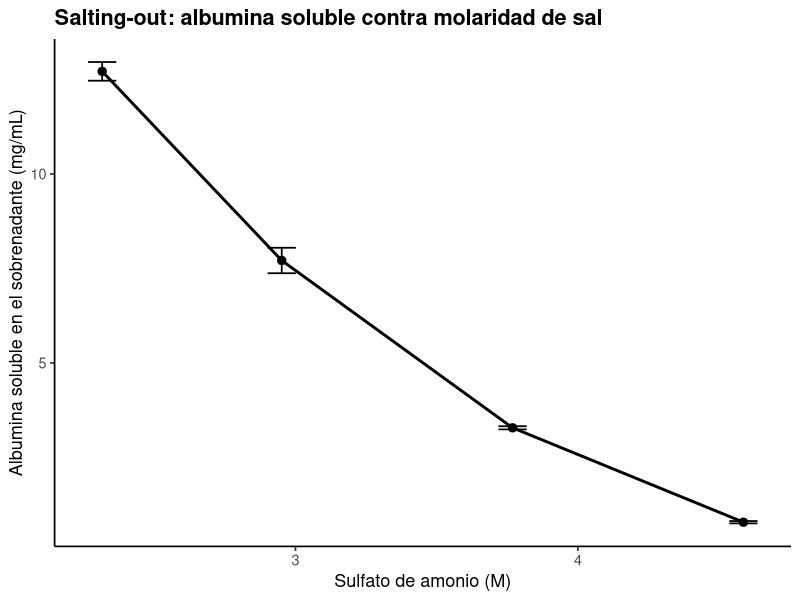
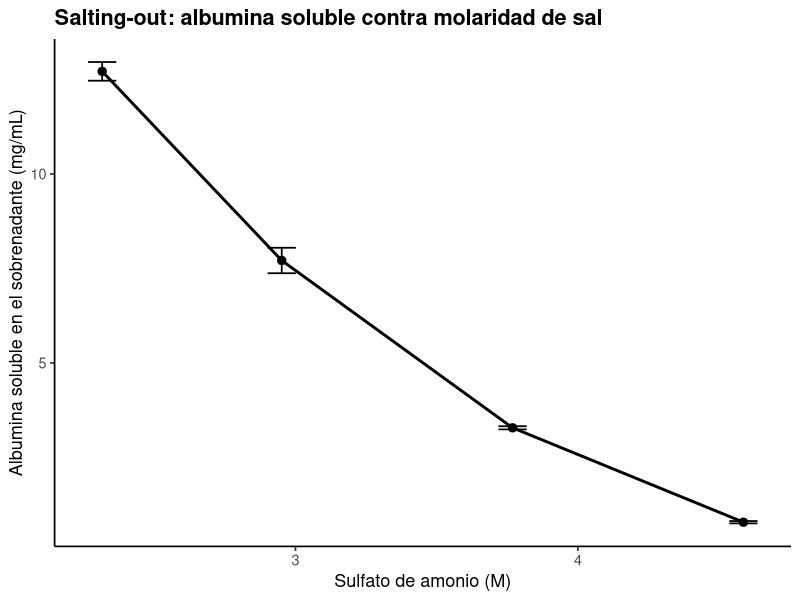

Reproduce these figures in R, in order.
# ==========================================================================
# P4. Precipitacion de albumina con sulfato de amonio
# ==========================================================================
# Autor: Dr. Jose Juan Torres Martinez
# Docente de Ciencias Quimicas
# Universidad Autonoma de San Luis Potosi (UASLP)
# Mexico
#
# Material academico para estudiantes
# Serie "Bioseparaciones" - Laboratorio, Practica 4. Sulfato de amonio
#
# Descripcion: Practica 4 del laboratorio: la precipitacion de albumina con sulfato de amonio en viales. Aqui se convierte a molaridad la masa de sulfato de amonio indicada en el manual para cada saturacion (49, 60, 73 y 85%, gramos por vial de 5 mL), y se ajusta la ecuacion de Cohn a la solubilidad de albumina medida en el sobrenadante por Bradford. Lo que se aprende aqui es la tabla de solubilidad contra molaridad que pide el manual, construida con los gramos del manual y la albumina medida.
#
# Objetivos de aprendizaje:
#   - Convertir los gramos del manual a molaridad de sulfato de amonio.
#   - Construir la tabla de solubilidad contra concentracion molar.
#   - Ajustar la ecuacion de Cohn a los datos de la practica.

# Datos: datos_sulfato.csv (saturacion y gramos del manual, solubilidad en el sobrenadante medida por Bradford, 3 replicas).
# Desarrollo: llegamos a la mesa con los viales de albumina y el sulfato de amonio del manual. Primera parada: convertir los gramos del manual a molaridad. Segunda parada: ajustar la ecuacion de Cohn a la solubilidad medida en el sobrenadante. En cada parada calculamos y comentamos que significa el resultado antes de seguir.
# ==========================================================================

library(tidyverse)

# --------------------------------------------------------------------------
# Protocolo (Manual de Practicas, Practica 4. Sulfato de amonio)
# --------------------------------------------------------------------------
# Paso 1. Preparar 20 mL de una solucion de albumina a 15 mg/mL en buffer de fosfato (50 mM, pH 7).
# Paso 2. Colocar 5 mL de esa solucion en 4 viales. Tomar uno de los viales, agregar un agitador magnetico y colocarlo en una placa de agitacion, agitando a una velocidad en la que no se genere espuma.
# Paso 3. Pesar sulfato de amonio y agregarlo al vial poco a poco hasta alcanzar 49% de saturacion (1.53 g por vial de 5 mL, segun la tabla del manual; la cantidad se determina con la tabla citada en el manual: http://www.encorbio.com/protocols/AM-SO4.htm). Hay que esperar a que se disuelvan los cristales antes de adicionar mas. Una vez disueltos todos los cristales, retirar el vial de la placa.
# Paso 4. Repetir con el resto de los viales hasta alcanzar saturaciones de 60% (1.95 g), 73% (2.49 g) y 85% (3.03 g). Al terminar con el ultimo vial, dejar reposar los viales 5 min para que se complete la precipitacion.
# Paso 5. Mezclar suavemente los viales y tomar 1.5 mL de suspension de cada uno en tubos de centrifuga. Centrifugar a 15000g por 5 min.
# Paso 6. Separar el sobrenadante de cada tubo y cuantificar la concentracion de proteina con el metodo de Bradford. Diluir las muestras a analizar con agua, de manera que la concentracion maxima de sulfato de amonio sea 1 M; diluir aun mas si hace falta.
# Paso 7. Con los datos obtenidos generar una tabla de solubilidad de albumina contra la concentracion molar de sulfato de amonio.
# Paso 8. Agregar a los precipitados obtenidos 1 mL de agua y determinar visualmente si es posible disolver completamente a la albumina.
# Principio (manual): al agregar sal la solubilidad de la proteina primero sube (salting-in) hasta un maximo y despues baja rapido (salting-out) hasta precipitar. El sulfato de amonio es la sal mas usada por su bajo costo; el anion mas efectivo para precipitar es el citrato y el cation mas efectivo es el amonio. La precipitacion con sales es barata, escalable, continua y usa equipo sencillo.
# Seguridad y reglas (manual): agitar con suavidad, sin generar espuma; agregar los cristales poco a poco esperando a que se disuelvan; bata blanca obligatoria y guantes cuando se indique; limpiar la mesa antes y despues.

# --------------------------------------------------------------------------
# Parada 1. Gramos del manual a molaridad
# --------------------------------------------------------------------------
# Estamos en la mesa con los viales de 5 mL de albumina. Pesamos el sulfato de amonio que indica el manual para cada saturacion y lo convertimos a molaridad con su peso molecular de 132.14 g/mol y el volumen del vial.
# Peso molecular del sulfato de amonio: 132.14 g/mol.
# Cada vial tiene 5 mL de solucion de albumina (15 mg/mL en fosfato
# 50 mM, pH 7, segun el manual).
datos <- read_csv("datos_sulfato.csv", show_col_types = FALSE)

datos <- datos %>%
  mutate(molaridad_M = gramos_5ml / 132.14 / 0.005)

resumen <- datos %>%
  group_by(saturacion_pct, gramos_5ml, molaridad_M) %>%
  summarise(
    solubilidad_media = mean(solubilidad_sobrenadante_mg_ml),
    de = sd(solubilidad_sobrenadante_mg_ml),
    .groups = "drop"
  )

print(resumen)

# --------------------------------------------------------------------------
# Parada 2. Comprobacion de los gramos del manual (post-laboratorio 3)
# --------------------------------------------------------------------------
# El manual pide comprobar que el procedimiento de la pagina de referencia
# para calcular el sulfato de amonio es correcto. La formula estandar de
# saturacion (Scopes; la tabla citada en el manual) da los gramos por
# litro para pasar de 0% a S% de saturacion a 25 C:
#   g/L = 533 * S / (100 - 0.3 * S).
# Para un vial de 5 mL se multiplica por 0.005 L y se compara con los
# gramos del manual. La saturacion del 100% a 25 C es 761.4 g/L = 5.76 M.
verificacion_gramos <- tibble(
  saturacion_pct = c(49, 60, 73, 85),
  gramos_manual = c(1.53, 1.95, 2.49, 3.03)
) %>%
  mutate(
    gramos_por_litro = 533 * saturacion_pct / (100 - 0.3 * saturacion_pct),
    gramos_calculados = gramos_por_litro * 0.005,
    diferencia_g = gramos_calculados - gramos_manual
  )

print(verificacion_gramos)

# --------------------------------------------------------------------------
# Parada 3. Ajuste de Cohn a la solubilidad en el sobrenadante
# --------------------------------------------------------------------------
# Seguimos con los viales: ahora ajustamos la ecuacion de Cohn a la solubilidad que quedo en el sobrenadante, medida por Bradford. La fraccion soluble se calcula contra los 15 mg/mL iniciales.
ajuste <- lm(log10(solubilidad_media) ~ molaridad_M, data = resumen)
print(summary(ajuste))

tabla_cohn <- tibble(
  beta = coef(ajuste)[["(Intercept)"]],
  ks_por_M = -coef(ajuste)[["molaridad_M"]]
)
print(tabla_cohn)

# Fraccion de albumina que queda soluble a cada saturacion, respecto a
# los 15 mg/mL iniciales.
resumen <- resumen %>%
  mutate(fraccion_soluble = solubilidad_media / 15.0)
print(resumen)

# --------------------------------------------------------------------------
# Parada 4. Grafica: solubilidad en el sobrenadante contra molaridad
# --------------------------------------------------------------------------
# Graficamos la albumina que queda soluble en el sobrenadante contra la molaridad de sal: cada punto es la media de tres replicas con su barra de desviacion.
grafica <- ggplot(
  resumen,
  aes(x = molaridad_M, y = solubilidad_media)
) +
  geom_errorbar(aes(ymin = solubilidad_media - de,
                    ymax = solubilidad_media + de),
                width = 0.1, linewidth = 0.6) +
  geom_line(linewidth = 1) +
  geom_point(size = 2.5) +
  labs(
    x = "Sulfato de amonio (M)",
    y = "Albumina soluble en el sobrenadante (mg/mL)",
    title = "Salting-out: albumina soluble contra molaridad de sal"
  ) +
  theme_classic(base_size = 13) +
  theme(plot.title = element_text(face = "bold"))

print(grafica)

# --------------------------------------------------------------------------
# 5. Exportar la grafica
# --------------------------------------------------------------------------
# Antes de terminar la practica guardamos la grafica de la practica.
ggsave("04_sulfato.png", grafica,
       width = 18, height = 12, units = "cm", dpi = 300)

# --------------------------------------------------------------------------
# Interpretacion
# --------------------------------------------------------------------------
# Grafica (albumina soluble contra molaridad de sal): el eje x es la molaridad de sulfato de amonio en M y el eje y es la albumina soluble en el sobrenadante en mg/mL.
# - La albumina soluble en el sobrenadante cae de unos 12.7 mg/mL a 49% de saturacion a menos de 1 mg/mL a 85%: la proteina pasa al precipitado. Esto significa que al subir la sal la albumina deja la solucion y se recupera en el precipitado, y por eso lo siguiente es separar ese precipitado y redisolverlo.
# - El logaritmo de la solubilidad es lineal con la molaridad, como pide la ecuacion de Cohn. Esto significa que los datos de la practica siguen el modelo de la teoria, y con beta y Ks se predice la solubilidad a cualquier saturacion.

# --------------------------------------------------------------------------
# Que aprendimos
# --------------------------------------------------------------------------
# - Los gramos del manual se convierten a molaridad con el peso molecular y el volumen del vial.
# - La tabla de solubilidad contra molaridad es el resultado que pide el manual para esta practica.
# Terminamos la practica de precipitacion con sulfato de amonio: ya tenemos la tabla de solubilidad contra molaridad que pide el manual. Seguimos a la siguiente practica: la precipitacion con acetona, donde la temperatura decide cuanta proteina se recupera.
